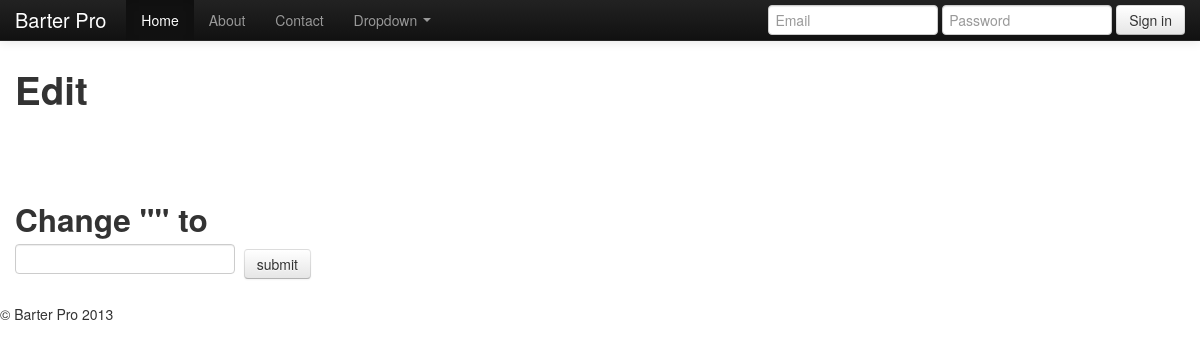
Before: /edit_item/8 with the older database file.
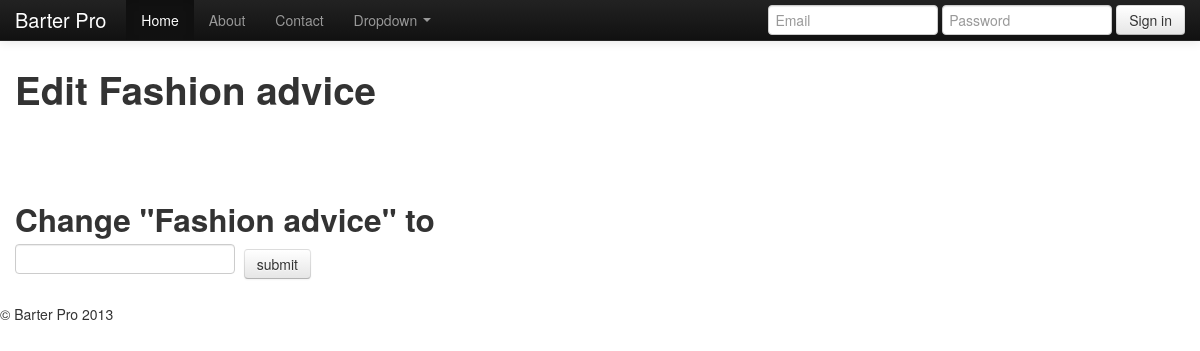
After: the same page with the newer database file.
### model.py (models this page shows)
class Item(Base):
	__tablename__ = 'items'
	id = Column(Integer, primary_key=True)
	name = Column(String)
	description = Column(String)
	owned = Column(Boolean)
	image_url = Column(String, nullable=True)
	user_id = Column(Integer, ForeignKey("users.id"))
	cat_id = Column(Integer, ForeignKey("categories.id"))
	user = relationship("User", backref=backref("items", order_by=id))
	category = relationship("Category", backref=backref("items", order_by=id))

### server.py (the view)
@app.route("/edit_item/<int:id>", methods=["GET"])
def edit_item(id):
	item = db_session.query(Item).get(id)
	return render_template("/edit_item.html", item=item)

### server.py (called while the page is built)
@app.before_request
def before_request():
	g.user_id = session.get("user_id") #gets user ID from current session
	if not g.user_id: # redirects to log-in if no user ID session
		g.user_id = None
		g.user = None
	else:
		g.user = db_session.query(User).get(g.user_id)

### Templates/edit_item.html
{% extends "layout.html" %}
{% block body %}
<div class="container">
	<h1>
		Edit {{item.name}}
	</h1>
		<h2>
 			<br>
 			<br>
 			Change "{{ item.name }}" to
 				<form name ="edit name" action="{{url_for('update_item', id=item.id)}}" method="POST">
  					<input type="text", name="name">
  					<input type="submit" class="btn" value="submit">
 				</form>
 		</h2>
</div>
{% endblock %}

Changed rows visible on the page:
added Item: name "Fashion advice"
